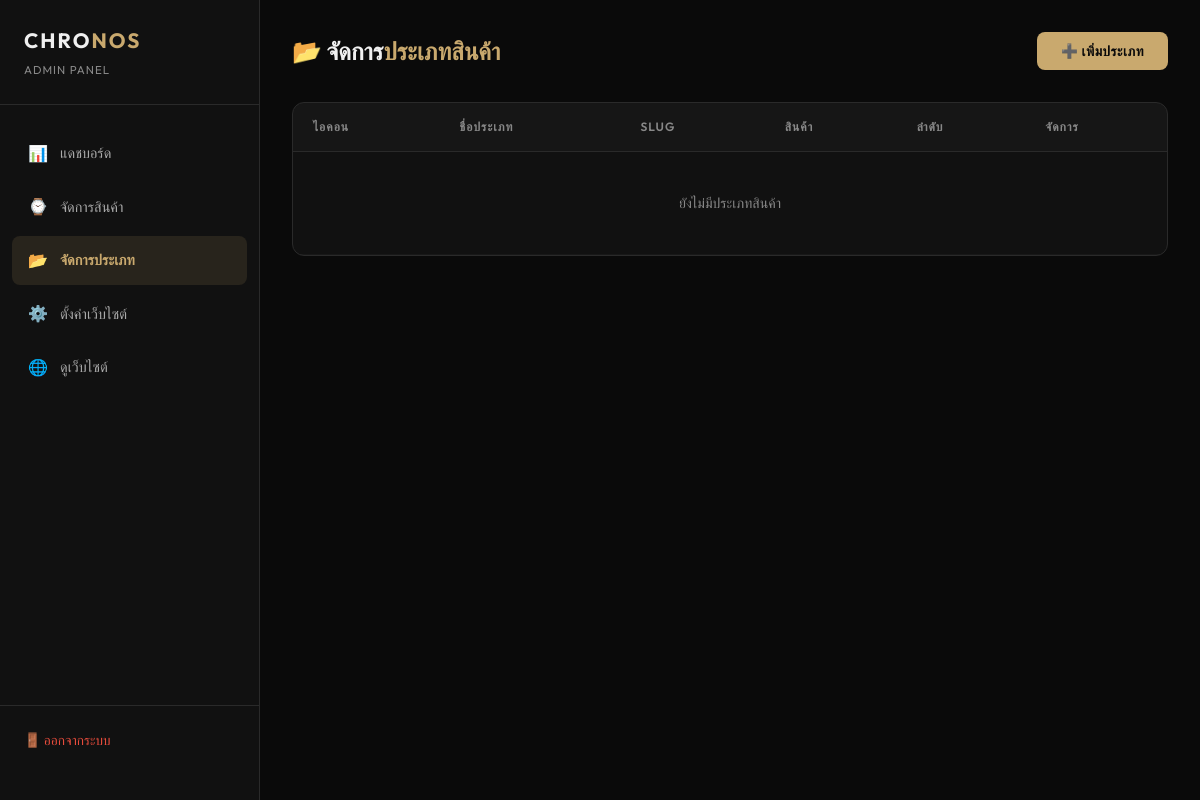
The page /admin/categories.php (signed in) on the database as committed earlier.
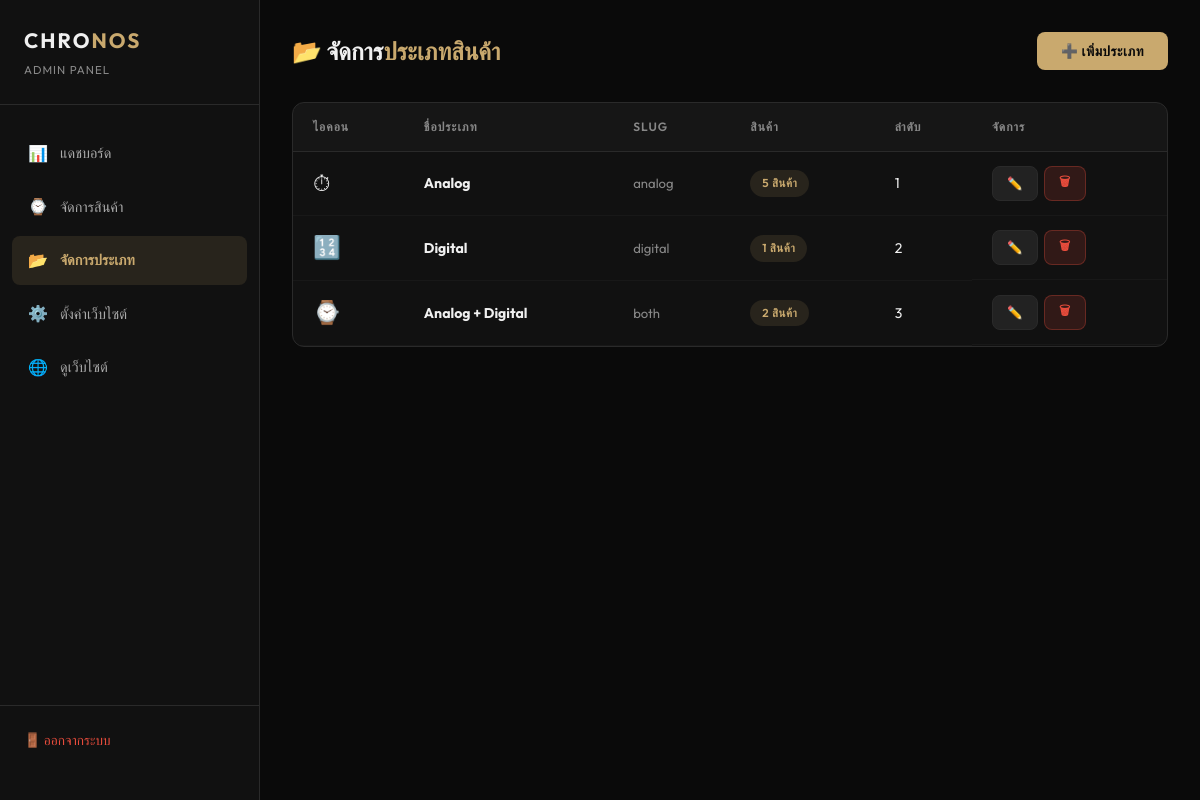
The same page on the database as committed later.
### tables this page shows
CREATE TABLE `categories` (
    `id` INT AUTO_INCREMENT PRIMARY KEY,
    `name` VARCHAR(100) NOT NULL,
    `slug` VARCHAR(100) NOT NULL UNIQUE,
    `icon` VARCHAR(10) DEFAULT '⌚',
    `sort_order` INT NOT NULL DEFAULT 0,
    `created_at` TIMESTAMP DEFAULT CURRENT_TIMESTAMP
);

### admin/categories.php (the view, shortened to what this page needs)
<?php
$db = getDB();
$categories = $db->query("SELECT c.*, (SELECT COUNT(*) FROM products WHERE category_id = c.id) as product_count FROM categories c ORDER BY c.sort_order ASC, c.id ASC")->fetchAll();
?>
<!DOCTYPE html>
<html lang="th">
<head>
    <link rel="stylesheet" href="css/admin.css">
</head>
<body>
<div class="admin-layout">
    <aside class="sidebar">
        <div class="sidebar-brand">
            <h1>CHRO<span>NOS</span></h1>
            <p>Admin Panel</p>
        </div>
        <nav class="sidebar-nav">
            <a href="index.php">
                <span class="nav-icon">📊</span> แดชบอร์ด
            </a>
            <a href="products.php">
                <span class="nav-icon">⌚</span> จัดการสินค้า
            </a>
            <a href="categories.php" class="active">
                <span class="nav-icon">📂</span> จัดการประเภท
            </a>
            <a href="settings.php">
                <span class="nav-icon">⚙️</span> ตั้งค่าเว็บไซต์
            </a>
            <a href="../" target="_blank">
                <span class="nav-icon">🌐</span> ดูเว็บไซต์
            </a>
        </nav>
        <div class="sidebar-footer">
            <a href="logout.php">🚪 ออกจากระบบ</a>
        </div>
    </aside>
    <main class="main-content">
        <div class="page-header">
            <h1 class="page-title">📂 จัดการ<span>ประเภทสินค้า</span></h1>
            <button class="btn btn-primary" onclick="showModal()">➕ เพิ่มประเภท</button>
        </div>
        <div class="table-wrapper">
            <table class="data-table">
                <thead>
                    <tr>
                        <th>ไอคอน</th>
                        <th>ชื่อประเภท</th>
                        <th>Slug</th>
                        <th>สินค้า</th>
                        <th>ลำดับ</th>
                        <th>จัดการ</th>
                    </tr>
                </thead>
                <tbody>
                    <?php foreach ($categories as $cat): ?>
                    <tr data-id="<?= $cat['id'] ?>">
                        <td style="font-size:1.4rem;"><?= htmlspecialchars($cat['icon']) ?></td>
                        <td><strong><?= htmlspecialchars($cat['name']) ?></strong></td>
                        <td style="color:var(--gray);font-size:0.82rem;"><?= htmlspecialchars($cat['slug']) ?></td>
                        <td><span class="type-badge analog"><?= $cat['product_count'] ?> สินค้า</span></td>
                        <td><?= $cat['sort_order'] ?></td>
                        <td class="actions">
                            <button class="btn btn-secondary btn-sm" onclick="editCat(<?= htmlspecialchars(json_encode($cat)) ?>)">✏️</button>
                            <button class="btn btn-danger btn-sm" onclick="deleteCat(<?= $cat['id'] ?>, '<?= htmlspecialchars($cat['name']) ?>')">🗑</button>
                        </td>
                    </tr>
                    <?php endforeach; ?>
                    <?php if (empty($categories)): ?>
                    <tr><td colspan="6" style="text-align:center;padding:40px;color:var(--gray);">ยังไม่มีประเภทสินค้า</td></tr>
                    <?php endif; ?>
                </tbody>
            </table>
        </div>
    </main>
</div>
</body>
</html>

### admin/css/admin.css (style rules this page uses)
:root { --gold: #c9a96e; --gold-light: #dfc08a; --gold-dark: #a88a50; --black: #0a0a0a; --dark: #111111; --dark-2: #1a1a1a; --dark-3: #222222; --dark-border: #2a2a2a; --gray: #888888; --gray-light: #aaaaaa; --white: #f0f0f0; --red: #e74c3c; --red-dark: #c0392b; --green: #27ae60; --blue: #3498db; --font: 'Outfit', 'Sarabun', sans-serif; --radius: 12px; --radius-sm: 8px; --transition: all 0.3s ease; }
*, *::before, *::after { margin: 0; padding: 0; box-sizing: border-box; }
body { font-family: var(--font); background: var(--black); color: var(--white); line-height: 1.6; }
a { text-decoration: none; color: inherit; }
button { cursor: pointer; border: none; outline: none; font-family: var(--font); }
.admin-layout { display: flex; min-height: 100vh; }
.sidebar { width: 260px; background: var(--dark); border-right: 1px solid var(--dark-border); padding: 24px 0; position: fixed; top: 0; left: 0; height: 100vh; overflow-y: auto; z-index: 100; display: flex; flex-direction: column; }
.sidebar-brand { padding: 0 24px 24px; border-bottom: 1px solid var(--dark-border); margin-bottom: 24px; }
.sidebar-brand h1 { font-size: 1.3rem; font-weight: 700; letter-spacing: 2px; color: var(--white); }
.sidebar-brand h1 span { color: var(--gold); }
.sidebar-brand p { font-size: 0.72rem; letter-spacing: 1px; text-transform: uppercase; color: var(--gray); margin-top: 4px; }
.sidebar-nav { flex: 1; padding: 0 12px; }
.sidebar-nav a { display: flex; align-items: center; gap: 12px; padding: 12px 16px; margin-bottom: 4px; border-radius: var(--radius-sm); font-size: 0.9rem; font-weight: 500; color: var(--gray-light); transition: var(--transition); }
.sidebar-nav a.active { background: rgba(201, 169, 110, 0.12); color: var(--gold); font-weight: 600; }
.sidebar-nav a .nav-icon { width: 20px; text-align: center; font-size: 1rem; }
.sidebar-footer { padding: 16px 24px; border-top: 1px solid var(--dark-border); }
.sidebar-footer a { display: flex; align-items: center; gap: 10px; font-size: 0.85rem; color: var(--red); padding: 8px 0; transition: var(--transition); }
.main-content { flex: 1; margin-left: 260px; padding: 32px; min-height: 100vh; }
.page-header { display: flex; align-items: center; justify-content: space-between; margin-bottom: 32px; flex-wrap: wrap; gap: 16px; }
.page-title { font-size: 1.5rem; font-weight: 700; color: var(--white); }
.page-title span { color: var(--gold); }
.btn { display: inline-flex; align-items: center; gap: 8px; padding: 10px 24px; font-size: 0.85rem; font-weight: 600; border-radius: var(--radius-sm); transition: var(--transition); letter-spacing: 0.5px; }
.btn-primary { background: var(--gold); color: var(--black); }
.btn-secondary { background: var(--dark-3); color: var(--white); border: 1px solid var(--dark-border); }
.btn-danger { background: rgba(231, 76, 60, 0.15); color: var(--red); border: 1px solid rgba(231, 76, 60, 0.3); }
.btn-sm { padding: 6px 14px; font-size: 0.78rem; }
.table-wrapper { background: var(--dark); border: 1px solid var(--dark-border); border-radius: var(--radius); overflow: hidden; }
.data-table { width: 100%; border-collapse: collapse; }
.data-table th { padding: 14px 20px; text-align: left; font-size: 0.75rem; font-weight: 600; letter-spacing: 1px; text-transform: uppercase; color: var(--gray); background: rgba(255, 255, 255, 0.02); border-bottom: 1px solid var(--dark-border); }
.data-table td { padding: 14px 20px; font-size: 0.88rem; border-bottom: 1px solid rgba(255, 255, 255, 0.03); vertical-align: middle; }
.type-badge { display: inline-flex; align-items: center; gap: 4px; padding: 4px 12px; font-size: 0.72rem; font-weight: 600; letter-spacing: 0.5px; text-transform: uppercase; border-radius: 100px; }
.type-badge.analog { background: rgba(201, 169, 110, 0.12); color: var(--gold); }
.actions { display: flex; gap: 6px; }

Rows that differ between the two databases and show on the page:
added categories: icon "⏱", name "Analog", slug "analog", product_count "5", sort_order "1"
added categories: icon "🔢", name "Digital", slug "digital", product_count "1", sort_order "2"
added categories: icon "⌚", name "Analog + Digital", slug "both", product_count "2", sort_order "3"
Other text that changed with them:
text no longer shown: "ยังไม่มีประเภทสินค้า"
